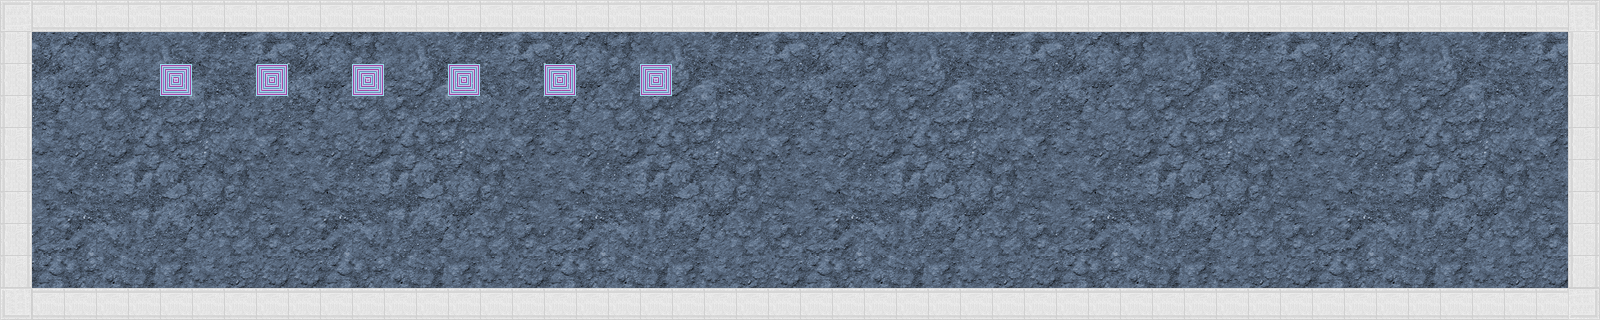

Rendered tile map (Tiled .tmx) drawn with the repository's tilesets; below, a short description and the map source with its tile grids summarised:
An orthogonal 50x10 tile map with 32x32 px tiles, 2 tile layers (background, walls), 3 tilesets and 16 objects (7x map_link, 5x sign, 2x chest, save_point, room).

<map version="1.0" orientation="orthogonal" width="50" height="10" tilewidth="32" tileheight="32">
 <tileset firstgid="1" name="warp_pad" tilewidth="32" tileheight="32">
  <image source="../textures/warp_pad.png" width="32" height="32" />
 </tileset>
 <tileset firstgid="2" name="dirt1_purple" tilewidth="32" tileheight="32">
  <image source="../textures/dirt1_blue.png" width="256" height="256" />
 </tileset>
 <tileset firstgid="66" name="block_wall_dark_grey" tilewidth="32" tileheight="32">
  <image source="../textures/block_wall_white.png" width="128" height="128" />
 </tileset>
 <layer name="background" width="50" height="10">
  <data>[500 cells, 500 non-empty, 65 distinct tile ids]</data>
 </layer>
 <layer name="walls" width="50" height="10">
  <data>[500 cells, 116 non-empty, 6 distinct tile ids]</data>
 </layer>
 <objectgroup name="environment" width="50" height="10">
  <object name="level1-sign" type="sign" x="160" y="160" width="32" height="32">
   <properties>
    <property name="msg" value="Level1" />
   </properties>
  </object>
  <object name="welcome" type="sign" x="64" y="160" width="32" height="32">
   <properties>
    <property name="msg" value="Level select room. Step on a pad to go to area." />
   </properties>
  </object>
  <object name="torch-puzzle-sign" type="sign" x="544" y="160" width="32" height="32">
   <properties>
    <property name="msg" value="Torch puzzle room." />
   </properties>
  </object>
  <object name="mansion-sign" type="sign" x="640" y="160" width="32" height="32">
   <properties>
    <property name="msg" value="Mansion sneak floor" />
   </properties>
  </object>
  <object name="circuit_sign" type="sign" x="256" y="160" width="32" height="32">
   <properties>
    <property name="msg" value="Circuit Room." />
   </properties>
  </object>
  <object name="sp1" type="save_point" x="64" y="64" width="32" height="32" />
  <object name="chest1" type="chest" x="160" y="224" width="32" height="32">
   <properties>
    <property name="hp_up" value="2" />
   </properties>
  </object>
  <object name="chest2" type="chest" x="256" y="224" width="32" height="32">
   <properties>
    <property name="mp_up" value="2" />
   </properties>
  </object>
 </objectgroup>
 <objectgroup name="rooms" width="50" height="10" visible="0">
  <object name="main" type="room" x="0" y="0" width="1600" height="320" />
 </objectgroup>
 <objectgroup name="maplinks" width="50" height="10">
  <properties>
   <property name="entrance_dir" value="right" />
  </properties>
  <object name="entrance" type="map_link" x="64" y="224" width="32" height="32">
   <properties>
    <property name="entrance_dir" value="up" />
   </properties>
  </object>
  <object name="to_level1" type="map_link" x="160" y="64" width="32" height="32">
   <properties>
    <property name="dest_link" value="player_start" />
    <property name="dest_map" value="level1" />
   </properties>
  </object>
  <object name="to_torch_room" type="map_link" x="544" y="64" width="32" height="32">
   <properties>
    <property name="dest_link" value="entrance" />
    <property name="dest_map" value="torch_puzzle" />
   </properties>
  </object>
  <object name="mansion_warp" type="map_link" x="640" y="64" width="32" height="32">
   <properties>
    <property name="dest_link" value="entrance" />
    <property name="dest_map" value="mansion_sneak_floor" />
   </properties>
  </object>
  <object name="to_cirucit_room" type="map_link" x="256" y="64" width="32" height="32">
   <properties>
    <property name="dest_link" value="entrance" />
    <property name="dest_map" value="circuit" />
   </properties>
  </object>
  <object type="map_link" x="352" y="64" width="32" height="32">
   <properties>
    <property name="dest_link" value="entrance" />
    <property name="dest_map" value="facer_floor" />
   </properties>
  </object>
  <object name="cathedral" type="map_link" x="448" y="64" width="32" height="32">
   <properties>
    <property name="dest_link" value="entrance" />
    <property name="dest_map" value="cathedral" />
   </properties>
  </object>
 </objectgroup>
</map>
